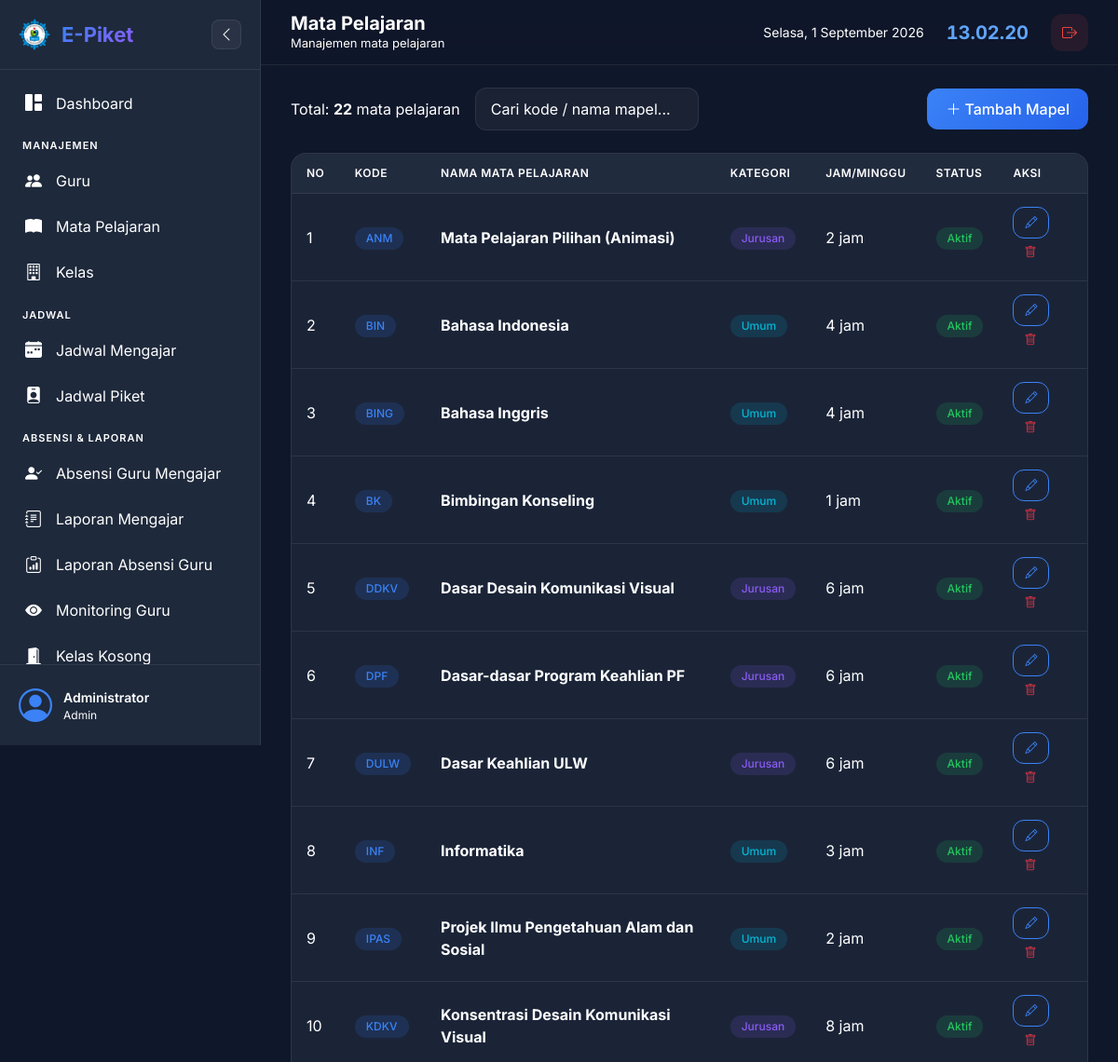
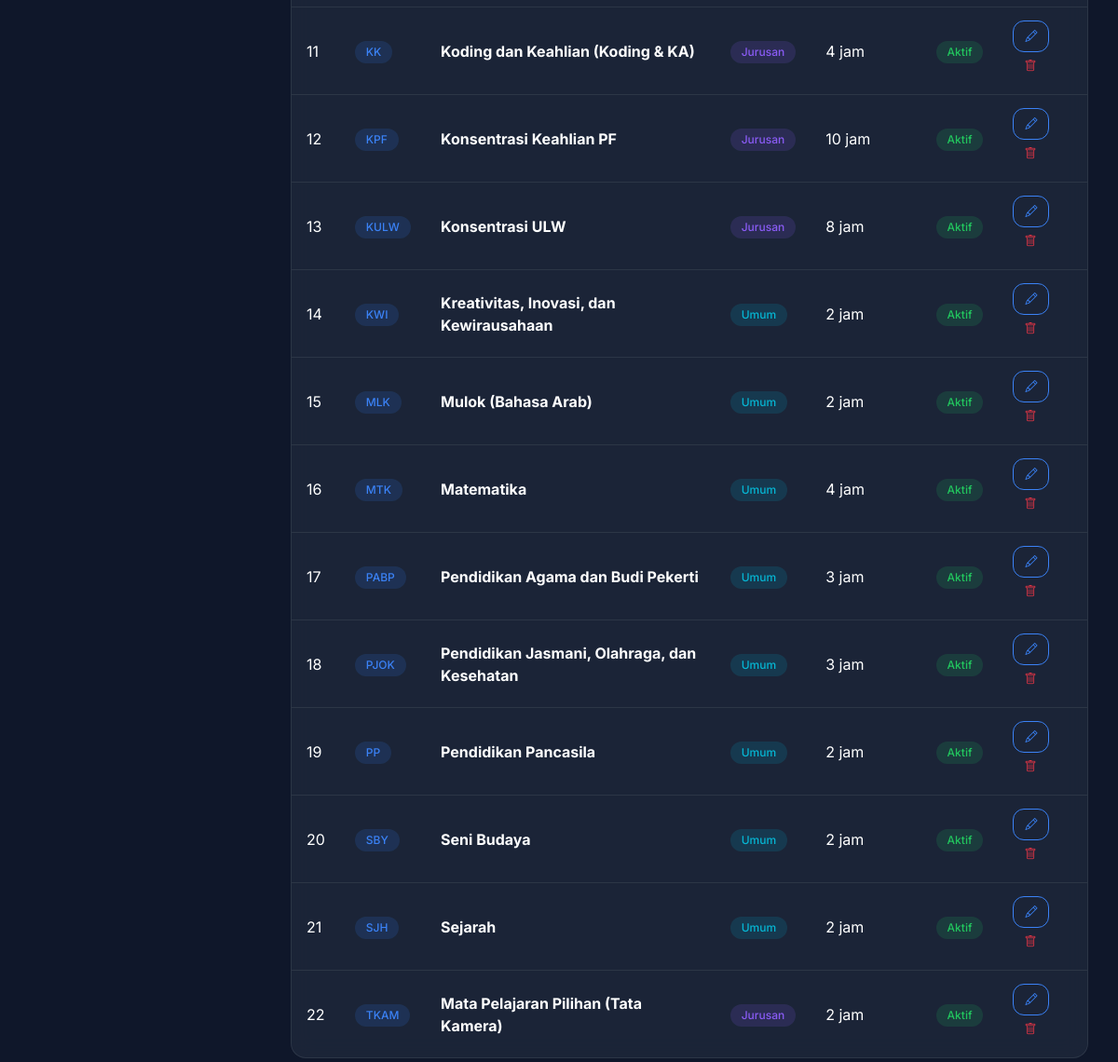
/admin/mapel.php (signed in), run on the app's committed database (2 pictures, top to bottom).
### tables this page shows
CREATE TABLE IF NOT EXISTS mata_pelajaran (
    id INT AUTO_INCREMENT PRIMARY KEY,
    kode_mapel VARCHAR(20) NOT NULL UNIQUE,
    nama_mapel VARCHAR(100) NOT NULL,
    kategori ENUM('umum', 'jurusan', 'ekstrakurikuler') DEFAULT 'umum',
    jam_per_minggu INT DEFAULT 1,
    status ENUM('aktif', 'nonaktif') DEFAULT 'aktif',
    created_at TIMESTAMP DEFAULT CURRENT_TIMESTAMP
);

### config/database.php (called while the page is built, shortened)
<?php
function getDB() {
    static $conn = null;
    if ($conn === null) {
        try {
            $conn = new mysqli(DB_HOST, DB_USER, DB_PASS, DB_NAME);
            $conn->set_charset("utf8mb4");
        } catch (Exception $e) {
            die("Koneksi database gagal: " . $e->getMessage());
        }
    }
    return $conn;
}
function sanitize($data) {
    $conn = getDB();
    return $conn->real_escape_string(trim(strip_tags($data)));
}

### admin/mapel.php (the view, shortened to what this page needs)
<?php
require_once __DIR__ . '/../includes/header.php';
$conn = getDB();
$search = sanitize($_GET['search'] ?? '');
$where_mapel = $search ? "WHERE (kode_mapel LIKE '%$search%' OR nama_mapel LIKE '%$search%')" : '';
$mapel_list = $conn->query("SELECT * FROM mata_pelajaran $where_mapel ORDER BY kode_mapel ASC")->fetch_all(MYSQLI_ASSOC);
?>
<div id="ajax-area">
<div class="d-flex justify-content-between align-items-center mb-4">
    <div class="d-flex gap-3 align-items-center">
        <span class="text-muted">Total: <strong><?= count($mapel_list) ?></strong> mata pelajaran</span>
        <form class="d-flex gap-2 ajax-filter" method="GET">
            <input type="text" class="form-control" name="search" placeholder="Cari kode / nama mapel..." value="<?= htmlspecialchars($search) ?>" style="width:240px;">
        </form>
    </div>
    <button class="btn btn-primary" data-bs-toggle="modal" data-bs-target="#addModal">
        <i class="bi bi-plus-lg me-1"></i>Tambah Mapel
    </button>
</div>
<div class="card">
    <div class="card-body p-0">
        <div class="table-responsive">
            <table class="table">
                <thead>
                    <tr>
                        <th>No</th>
                        <th>Kode</th>
                        <th>Nama Mata Pelajaran</th>
                        <th>Kategori</th>
                        <th>Jam/Minggu</th>
                        <th>Status</th>
                        <th>Aksi</th>
                    </tr>
                </thead>
                <tbody>
                    <?php foreach ($mapel_list as $i => $m): ?>
                    <tr>
                        <td><?= $i + 1 ?></td>
                        <td><span class="badge badge-primary"><?= htmlspecialchars($m['kode_mapel']) ?></span></td>
                        <td><strong><?= htmlspecialchars($m['nama_mapel']) ?></strong></td>
                        <td>
                            <?php
                            $katClass = match($m['kategori']) {
                                'jurusan' => 'badge-secondary',
                                'ekstrakurikuler' => 'badge-warning',
                                default => 'badge-info'
                            };
                            ?>
                            <span class="badge <?= $katClass ?>"><?= ucfirst($m['kategori']) ?></span>
                        </td>
                        <td><?= $m['jam_per_minggu'] ?> jam</td>
                        <td>
                            <span class="badge <?= $m['status'] === 'aktif' ? 'badge-success' : 'badge-danger' ?>">
                                <?= ucfirst($m['status']) ?>
                            </span>
                        </td>
                        <td>
                            <button class="btn btn-sm btn-outline-primary" data-bs-toggle="modal" data-bs-target="#editModal<?= $m['id'] ?>">
                                <i class="bi bi-pencil"></i>
                            </button>
                            <form method="POST" class="d-inline ajax-form" data-confirm="Hapus mata pelajaran ini?">
                                <button class="btn btn-sm btn-outline-danger"><i class="bi bi-trash"></i></button>
                            </form>
                        </td>
                    </tr>
                    <?php endforeach; ?>
                </tbody>
            </table>
        </div>        </div>
    </div>
</div>
</div>
<?php require_once __DIR__ . '/../includes/footer.php'; ?>

### assets/css/style.css (style rules this page uses)
:root { --primary: #3b82f6; --primary-dark: #2563eb; --primary-light: #60a5fa; --secondary: #8b5cf6; --success: #22c55e; --warning: #f59e0b; --danger: #ef4444; --info: #06b6d4; --bg-primary: #0f172a; --bg-secondary: #1e293b; --bg-card: rgba(30, 41, 59, 0.8); --bg-card-hover: rgba(30, 41, 59, 0.95); --bg-glass: rgba(255, 255, 255, 0.05); --text-primary: #ffffff; --text-secondary: #ffffff; --text-muted: #ffffff; --border-color: rgba(255, 255, 255, 0.08); --border-light: rgba(255, 255, 255, 0.12); --sidebar-width: 280px; --sidebar-collapsed: 80px; --topbar-height: 70px; --shadow-sm: 0 2px 8px rgba(0, 0, 0, 0.2); --shadow-md: 0 4px 16px rgba(0, 0, 0, 0.3); --shadow-lg: 0 8px 32px rgba(0, 0, 0, 0.4); --shadow-glow: 0 0 20px rgba(59, 130, 246, 0.15); --radius-sm: 8px; --radius-md: 12px; --radius-lg: 16px; --radius-xl: 24px; --transition: all 0.3s cubic-bezier(0.4, 0, 0.2, 1); }
.card { color: var(--text-primary); }
.text-muted, .text-secondary, .text-body-secondary { color: var(--text-muted) !important; }
* { margin: 0; padding: 0; box-sizing: border-box; }
body { font-family: 'Inter', -apple-system, BlinkMacSystemFont, 'Segoe UI', Roboto, sans-serif; background: var(--bg-primary); color: var(--text-primary); min-height: 100vh; overflow-x: hidden; }
.card { background: var(--bg-card); backdrop-filter: blur(12px); border: 1px solid var(--border-color); border-radius: var(--radius-lg); overflow: hidden; transition: var(--transition); }
.card-body { padding: 24px; }
.table { --bs-table-color: var(--text-primary); --bs-table-bg: transparent; color: var(--text-primary); margin-bottom: 0; }
.table thead th { background: rgba(255, 255, 255, 0.03); border-bottom: 1px solid var(--border-color); font-size: 12px; font-weight: 600; text-transform: uppercase; letter-spacing: 0.5px; color: var(--text-secondary); padding: 12px 16px; white-space: nowrap; }
.table tbody td { padding: 14px 16px; border-bottom: 1px solid var(--border-color); vertical-align: middle; }
.table tbody tr { transition: var(--transition); }
.table tbody tr:last-child td { border-bottom: none; }
.badge { font-weight: 500; padding: 6px 12px; border-radius: 20px; font-size: 12px; }
.badge-success { background: rgba(34, 197, 94, 0.15); color: var(--success); }
.badge-info { background: rgba(6, 182, 212, 0.15); color: var(--info); }
.badge-primary { background: rgba(59, 130, 246, 0.15); color: var(--primary); }
.badge-secondary { background: rgba(139, 92, 246, 0.15); color: var(--secondary); }
.btn { border-radius: var(--radius-md); font-weight: 500; padding: 10px 20px; transition: var(--transition); border: none; }
.btn-primary { background: linear-gradient(135deg, var(--primary), var(--primary-dark)); color: white; }
.btn-outline-primary { border: 1px solid var(--primary); color: var(--primary); background: transparent; }
.btn-sm { padding: 6px 12px; font-size: 13px; }
.form-control, .form-select { background: rgba(255, 255, 255, 0.05); border: 1px solid var(--border-color); border-radius: var(--radius-md); color: var(--text-primary); padding: 10px 16px; transition: var(--transition); }
.form-control::placeholder { color: var(--text-muted); }

### data on the page
mata_pelajaran: kode_mapel "ANM", nama_mapel "Mata Pelajaran Pilihan (Animasi)", kategori "Jurusan", jam_per_minggu "2", status "Aktif"
mata_pelajaran: kode_mapel "BIN", nama_mapel "Bahasa Indonesia", kategori "Umum", jam_per_minggu "4", status "Aktif"
mata_pelajaran: kode_mapel "BING", nama_mapel "Bahasa Inggris", kategori "Umum", jam_per_minggu "4", status "Aktif"
mata_pelajaran: kode_mapel "BK", nama_mapel "Bimbingan Konseling", kategori "Umum", jam_per_minggu "1", status "Aktif"
mata_pelajaran: kode_mapel "DDKV", nama_mapel "Dasar Desain Komunikasi Visual", kategori "Jurusan", jam_per_minggu "6", status "Aktif"
mata_pelajaran: kode_mapel "DPF", nama_mapel "Dasar-dasar Program Keahlian PF", kategori "Jurusan", jam_per_minggu "6", status "Aktif"
mata_pelajaran: kode_mapel "DULW", nama_mapel "Dasar Keahlian ULW", kategori "Jurusan", jam_per_minggu "6", status "Aktif"
mata_pelajaran: kode_mapel "INF", nama_mapel "Informatika", kategori "Umum", jam_per_minggu "3", status "Aktif"
mata_pelajaran: kode_mapel "IPAS", nama_mapel "Projek Ilmu Pengetahuan Alam dan Sosial", kategori "Umum", jam_per_minggu "2", status "Aktif"
mata_pelajaran: kode_mapel "KDKV", nama_mapel "Konsentrasi Desain Komunikasi Visual", kategori "Jurusan", jam_per_minggu "8", status "Aktif"
mata_pelajaran: kode_mapel "KK", nama_mapel "Koding dan Keahlian (Koding & KA)", kategori "Jurusan", jam_per_minggu "4", status "Aktif"
mata_pelajaran: kode_mapel "KPF", nama_mapel "Konsentrasi Keahlian PF", kategori "Jurusan", jam_per_minggu "10", status "Aktif"
mata_pelajaran: kode_mapel "KULW", nama_mapel "Konsentrasi ULW", kategori "Jurusan", jam_per_minggu "8", status "Aktif"
mata_pelajaran: kode_mapel "KWI", nama_mapel "Kreativitas, Inovasi, dan Kewirausahaan", kategori "Umum", jam_per_minggu "2", status "Aktif"
mata_pelajaran: kode_mapel "MLK", nama_mapel "Mulok (Bahasa Arab)", kategori "Umum", jam_per_minggu "2", status "Aktif"
mata_pelajaran: kode_mapel "MTK", nama_mapel "Matematika", kategori "Umum", jam_per_minggu "4", status "Aktif"
mata_pelajaran: kode_mapel "PABP", nama_mapel "Pendidikan Agama dan Budi Pekerti", kategori "Umum", jam_per_minggu "3", status "Aktif"
mata_pelajaran: kode_mapel "PJOK", nama_mapel "Pendidikan Jasmani, Olahraga, dan Kesehatan", kategori "Umum", jam_per_minggu "3", status "Aktif"
mata_pelajaran: kode_mapel "PP", nama_mapel "Pendidikan Pancasila", kategori "Umum", jam_per_minggu "2", status "Aktif"
mata_pelajaran: kode_mapel "SBY", nama_mapel "Seni Budaya", kategori "Umum", jam_per_minggu "2", status "Aktif"
mata_pelajaran: kode_mapel "SJH", nama_mapel "Sejarah", kategori "Umum", jam_per_minggu "2", status "Aktif"
mata_pelajaran: kode_mapel "TKAM", nama_mapel "Mata Pelajaran Pilihan (Tata Kamera)", kategori "Jurusan", jam_per_minggu "2", status "Aktif"

### other printed values
$_SESSION['nama_lengkap'] "Administrator"
str_replace('_', ' ', $_SESSION['role']) "Admin"
$page_title "Mata Pelajaran"
$page_subtitle "Manajemen mata pelajaran"
count($mapel_list) "22"
